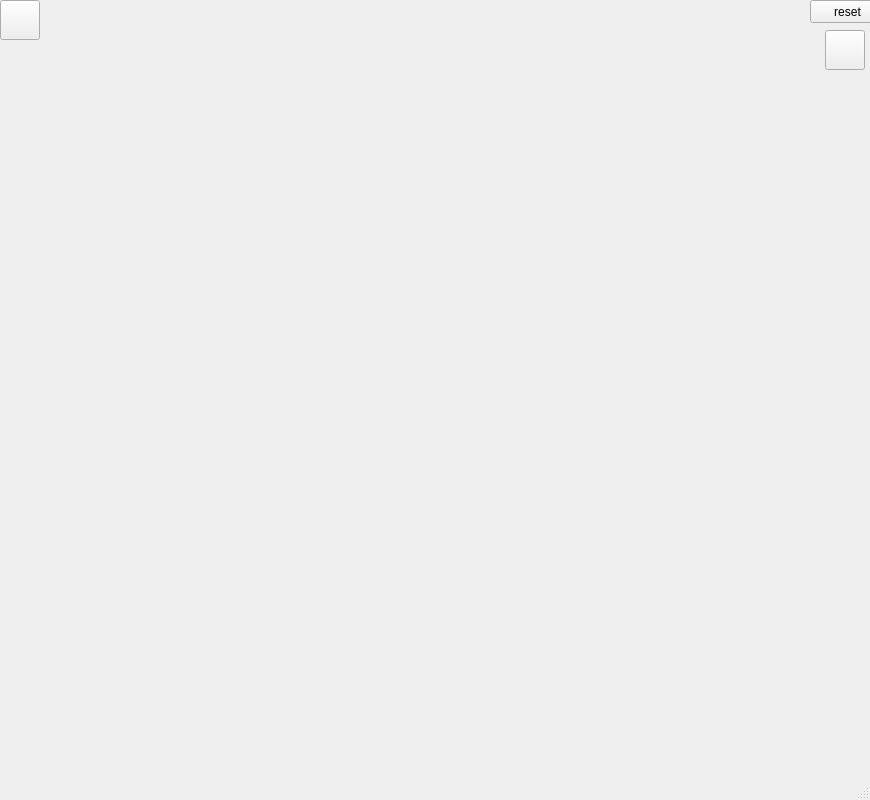
<?xml version="1.0" encoding="UTF-8"?>
<ui version="4.0">
 <class>MainWindow</class>
 <widget class="QMainWindow" name="MainWindow">
  <property name="geometry">
   <rect>
    <x>0</x>
    <y>0</y>
    <width>870</width>
    <height>800</height>
   </rect>
  </property>
  <property name="windowTitle">
   <string>MainWindow</string>
  </property>
  <widget class="QWidget" name="centralwidget">
   <widget class="QPushButton" name="pb1">
    <property name="geometry">
     <rect>
      <x>0</x>
      <y>0</y>
      <width>40</width>
      <height>40</height>
     </rect>
    </property>
    <property name="toolTip">
     <string>0,1</string>
    </property>
    <property name="text">
     <string/>
    </property>
    <property name="icon">
     <iconset>
      <normaloff>0.png</normaloff>0.png</iconset>
    </property>
    <property name="iconSize">
     <size>
      <width>40</width>
      <height>40</height>
     </size>
    </property>
   </widget>
   <widget class="QPushButton" name="pb_turn">
    <property name="geometry">
     <rect>
      <x>825</x>
      <y>30</y>
      <width>40</width>
      <height>40</height>
     </rect>
    </property>
    <property name="text">
     <string/>
    </property>
    <property name="icon">
     <iconset>
      <normaloff>1.png</normaloff>1.png</iconset>
    </property>
    <property name="iconSize">
     <size>
      <width>40</width>
      <height>40</height>
     </size>
    </property>
   </widget>
   <widget class="QPushButton" name="pb_reset">
    <property name="geometry">
     <rect>
      <x>810</x>
      <y>0</y>
      <width>75</width>
      <height>23</height>
     </rect>
    </property>
    <property name="text">
     <string>reset</string>
    </property>
   </widget>
  </widget>
  <widget class="QMenuBar" name="menubar">
   <property name="geometry">
    <rect>
     <x>0</x>
     <y>0</y>
     <width>532</width>
     <height>21</height>
    </rect>
   </property>
  </widget>
  <widget class="QStatusBar" name="statusbar"/>
 </widget>
 <resources/>
 <connections/>
</ui>
